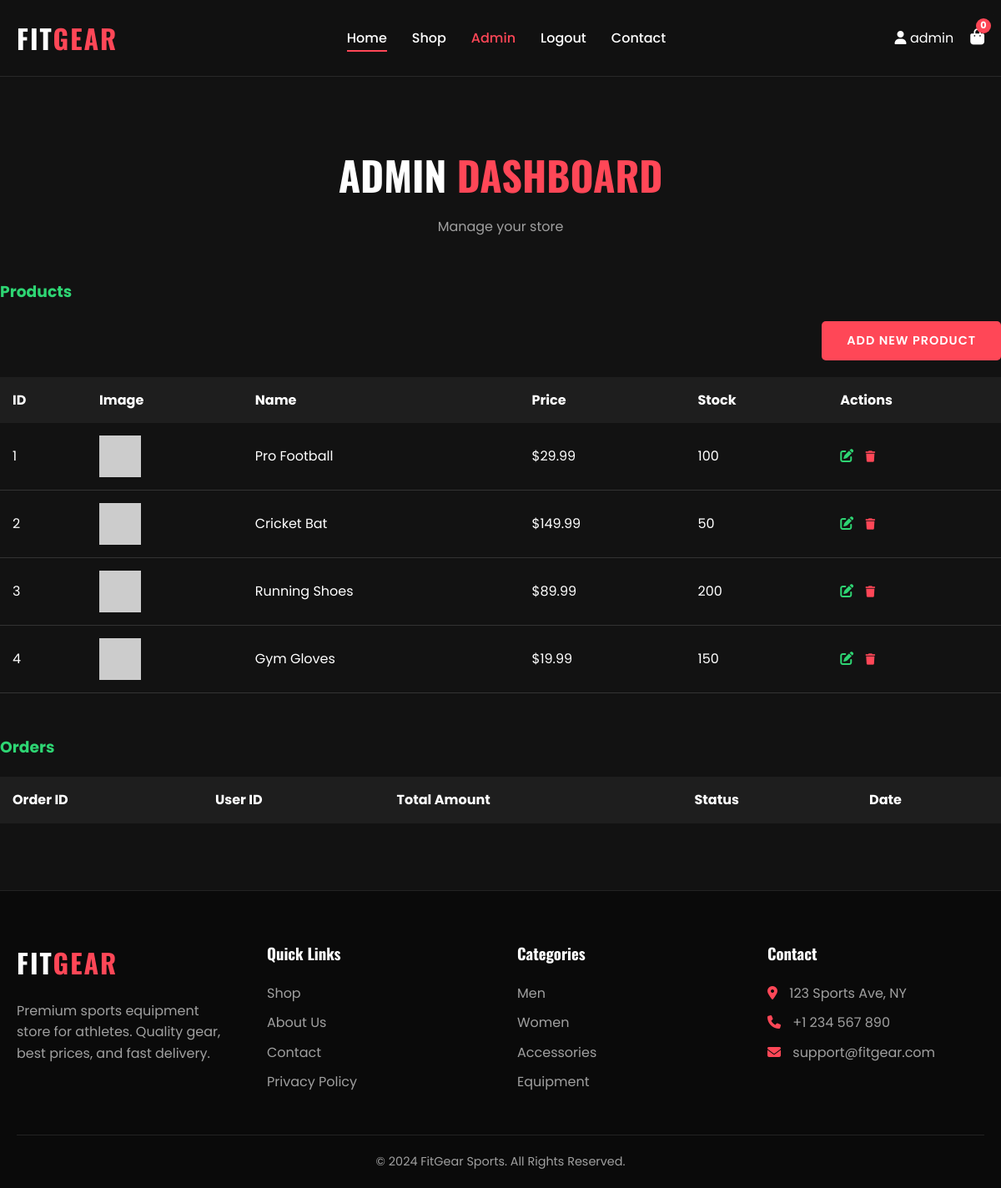
The page /admin (signed in) on the database its author committed.
### models.py (models this page shows)
class User(UserMixin, db.Model):
    id = db.Column(db.Integer, primary_key=True)
    username = db.Column(db.String(150), unique=True, nullable=False)
    email = db.Column(db.String(150), unique=True, nullable=False)
    password_hash = db.Column(db.String(200), nullable=False)
    is_admin = db.Column(db.Boolean, default=False)
    created_at = db.Column(db.DateTime, default=datetime.utcnow)
    orders = db.relationship('Order', backref='user', lazy=True)
    cart_items = db.relationship('CartItem', backref='user', lazy=True)

class Product(db.Model):
    id = db.Column(db.Integer, primary_key=True)
    name = db.Column(db.String(150), nullable=False)
    category = db.Column(db.String(50), nullable=False)
    price = db.Column(db.Float, nullable=False)
    stock = db.Column(db.Integer, default=0)
    description = db.Column(db.Text, nullable=True)
    image_url = db.Column(db.String(255), nullable=True)
    created_at = db.Column(db.DateTime, default=datetime.utcnow)
    order_items = db.relationship('OrderItem', backref='product', lazy=True)
    cart_items = db.relationship('CartItem', backref='product', lazy=True)

### app.py (the view)
@app.route('/admin')
@login_required
def admin_dashboard():
    if not current_user.is_admin:
        flash('Access denied. Admins only.', 'danger')
        return redirect(url_for('home'))
    products = Product.query.all()
    orders = Order.query.all()
    return render_template('admin/dashboard.html', products=products, orders=orders)

### app.py (called while the page is built)
@login_manager.user_loader
def load_user(user_id):
    return db.session.get(User, int(user_id))

### templates/admin/dashboard.html (shortened to what this page needs)
{% extends "base.html" %}
{% block content %}
<div class="container section-p1">
    <div class="heading">
        <h2>Admin <span>Dashboard</span></h2>
        <p>Manage your store</p>
    </div>
    <h3 style="margin-bottom: 20px; color: var(--accent-blue);">Products</h3>
    <div style="margin-bottom: 20px; text-align: right;">
        <a href="{{ url_for('add_product') }}" class="btn">Add New Product</a>
    </div>
    <div style="overflow-x: auto; margin-bottom: 50px;">
        <table style="width: 100%; border-collapse: collapse; color: #fff;">
            <thead>
                <tr style="background: #1e1e1e; text-align: left;">
                    <th style="padding: 15px;">ID</th>
                    <th style="padding: 15px;">Image</th>
                    <th style="padding: 15px;">Name</th>
                    <th style="padding: 15px;">Price</th>
                    <th style="padding: 15px;">Stock</th>
                    <th style="padding: 15px;">Actions</th>
                </tr>
            </thead>
            <tbody>
                {% for product in products %}
                <tr style="border-bottom: 1px solid #333;">
                    <td style="padding: 15px;">{{ product.id }}</td>
                    <td style="padding: 15px;"><img src="{{ product.image_url }}"
                            style="width: 50px; height: 50px; object-fit: cover;"></td>
                    <td style="padding: 15px;">{{ product.name }}</td>
                    <td style="padding: 15px;">${{ product.price }}</td>
                    <td style="padding: 15px;">{{ product.stock }}</td>
                    <td style="padding: 15px;">
                        <a href="{{ url_for('edit_product', product_id=product.id) }}"
                            style="color: var(--accent-blue); margin-right: 10px;"><i class="fas fa-edit"></i></a>
                        <form action="{{ url_for('delete_product', product_id=product.id) }}" method="POST"
                            style="display:inline;"
                            onsubmit="return confirm('Are you sure you want to delete this product?');">
                            <button type="submit"
                                style="background:none; border:none; color: var(--accent-red); cursor:pointer;"><i
                                    class="fas fa-trash"></i></button>
                        </form>
                    </td>
                </tr>
                {% endfor %}
            </tbody>
        </table>
    </div>
    <h3 style="margin-bottom: 20px; color: var(--accent-blue);">Orders</h3>
    <div style="overflow-x: auto;">
        <table style="width: 100%; border-collapse: collapse; color: #fff;">
            <thead>
                <tr style="background: #1e1e1e; text-align: left;">
                    <th style="padding: 15px;">Order ID</th>
                    <th style="padding: 15px;">User ID</th>
                    <th style="padding: 15px;">Total Amount</th>
                    <th style="padding: 15px;">Status</th>
                    <th style="padding: 15px;">Date</th>
                </tr>
            </thead>
        </table>
    </div>
</div>
{% endblock %}

### templates/base.html (shortened to what this page needs)
<!DOCTYPE html>
<html lang="en">
<head>
    <link rel="stylesheet" href="https://cdnjs.cloudflare.com/ajax/libs/font-awesome/6.4.0/css/all.min.css">
    <link rel="stylesheet" href="{{ url_for('static', filename='css/style.css') }}">
</head>
<body>
    <header>
        <div class="container">
            <nav class="navbar">
                <a href="{{ url_for('home') }}" class="logo">Fit<span>Gear</span></a>
                <ul class="nav-menu">
                    <li><a href="{{ url_for('home') }}" class="nav-link active">Home</a></li>
                    <li><a href="{{ url_for('shop') }}" class="nav-link">Shop</a></li>
                    {% if current_user.is_authenticated %}
                    {% if current_user.is_admin %}
                    <li><a href="{{ url_for('admin_dashboard') }}" class="nav-link"
                            style="color: var(--accent-red);">Admin</a></li>
                    {% endif %}
                    <li><a href="{{ url_for('logout') }}" class="nav-link">Logout</a></li>
                    {% else %}
                    <li><a href="{{ url_for('login') }}" class="nav-link">Login</a></li>
                    {% endif %}
                    <li><a href="#contact" class="nav-link">Contact</a></li>
                </ul>
                <div class="nav-icons">
                    {% if current_user.is_authenticated %}
                    <a href="#"><i class="fas fa-user"></i> {{ current_user.username }}</a>
                    {% else %}
                    <a href="{{ url_for('login') }}"><i class="fas fa-user"></i></a>
                    {% endif %}
                    <a href="{{ url_for('cart') }}" class="cart-icon">
                        <i class="fas fa-shopping-bag"></i>
                        <span class="cart-count">0</span>
                    </a>
                </div>
            </nav>
        </div>
    </header>
    {% block content %}
    {% endblock %}
    <footer>
        <div class="container">
            <div class="footer-grid">
                <div class="footer-col">
                    <a href="{{ url_for('home') }}" class="logo">Fit<span>Gear</span></a>
                    <p style="margin-top: 20px; color: #a0a0a0;">Premium sports equipment store for athletes. Quality
                        gear, best prices, and fast delivery.</p>
                </div>
                <div class="footer-col">
                    <h3>Quick Links</h3>
                    <ul>
                        <li><a href="#">Shop</a></li>
                        <li><a href="#">About Us</a></li>
                        <li><a href="#">Contact</a></li>
                        <li><a href="#">Privacy Policy</a></li>
                    </ul>
                </div>
                <div class="footer-col">
                    <h3>Categories</h3>
                    <ul>
                        <li><a href="#">Men</a></li>
                        <li><a href="#">Women</a></li>
                        <li><a href="#">Accessories</a></li>
                        <li><a href="#">Equipment</a></li>
                    </ul>
                </div>
                <div class="footer-col">
                    <h3>Contact</h3>
                    <ul style="color: #a0a0a0;">
                        <li><i class="fas fa-map-marker-alt" style="color: var(--accent-red); margin-right: 10px;"></i>
                            123 Sports Ave, NY</li>
                        <li><i class="fas fa-phone" style="color: var(--accent-red); margin-right: 10px;"></i> +1 234
                            567 890</li>
                        <li><i class="fas fa-envelope" style="color: var(--accent-red); margin-right: 10px;"></i>
                            support@fitgear.com</li>
                    </ul>
                </div>
            </div>
            <div class="copyright">
                <p>&copy; 2024 FitGear Sports. All Rights Reserved.</p>
            </div>
        </div>
    </footer>
</body>
</html>

### static/css/style.css (style rules this page uses)
:root { --bg-color: #121212; --card-bg: #1e1e1e; --text-main: #ffffff; --text-muted: #a0a0a0; --accent-red: #ff4757; --accent-blue: #2ed573; --border-color: rgba(255, 255, 255, 0.1); --nav-bg: rgba(18, 18, 18, 0.95); --shadow: 0 10px 30px rgba(0, 0, 0, 0.5); --font-heading: 'Oswald', sans-serif; --font-body: 'Poppins', sans-serif; }
* { margin: 0; padding: 0; box-sizing: border-box; scroll-behavior: smooth; }
body { background-color: var(--bg-color); color: var(--text-main); font-family: var(--font-body); line-height: 1.6; overflow-x: hidden; }
a { text-decoration: none; color: inherit; transition: 0.3s; }
ul { list-style: none; }
img { max-width: 100%; display: block; }
.container { max-width: 1200px; margin: 0 auto; padding: 0 20px; }
.section-p1 { padding: 80px 0; }
.btn { display: inline-block; padding: 12px 30px; background: var(--accent-red); color: #fff; font-weight: 600; border-radius: 5px; text-transform: uppercase; font-size: 0.9rem; letter-spacing: 1px; cursor: pointer; border: none; transition: 0.3s; }
.heading { text-align: center; margin-bottom: 50px; }
.heading h2 { font-family: var(--font-heading); font-size: 3rem; text-transform: uppercase; margin-bottom: 10px; }
.heading h2 span { color: var(--accent-red); }
.heading p { color: var(--text-muted); }
header { background: var(--nav-bg); position: sticky; top: 0; z-index: 1000; backdrop-filter: blur(10px); border-bottom: 1px solid var(--border-color); }
.navbar { display: flex; justify-content: space-between; align-items: center; padding: 20px 0; }
.logo { font-family: var(--font-heading); font-size: 2rem; font-weight: 700; color: #fff; text-transform: uppercase; letter-spacing: 2px; }
.logo span { color: var(--accent-red); }
.nav-menu { display: flex; gap: 30px; }
.nav-link { font-weight: 500; position: relative; }
.nav-link::after { content: ''; position: absolute; width: 0; height: 2px; background: var(--accent-red); bottom: -5px; left: 0; transition: 0.3s; }
.nav-link:hover::after, .nav-link.active::after { width: 100%; }
.nav-icons { display: flex; gap: 20px; align-items: center; }
.cart-icon { position: relative; font-size: 1.2rem; }
.cart-count { position: absolute; top: -8px; right: -8px; background: var(--accent-red); color: #fff; font-size: 0.7rem; width: 18px; height: 18px; border-radius: 50%; display: flex; align-items: center; justify-content: center; font-weight: 700; }
footer { background: #0a0a0a; padding: 60px 0 20px; border-top: 1px solid var(--border-color); }
.footer-grid { display: grid; grid-template-columns: repeat(auto-fit, minmax(200px, 1fr)); gap: 40px; margin-bottom: 40px; }
.footer-col h3 { color: #fff; margin-bottom: 20px; font-family: var(--font-heading); }
.footer-col ul li { margin-bottom: 10px; }
.footer-col ul li a { color: var(--text-muted); }
.copyright { text-align: center; padding-top: 20px; border-top: 1px solid var(--border-color); color: var(--text-muted); font-size: 0.9rem; }

### rows shown on the page
User: username "admin"
Product: id "1", name "Pro Football", price "29.99", stock "100"
Product: id "2", name "Cricket Bat", price "149.99", stock "50"
Product: id "3", name "Running Shoes", price "89.99", stock "200"
Product: id "4", name "Gym Gloves", price "19.99", stock "150"
